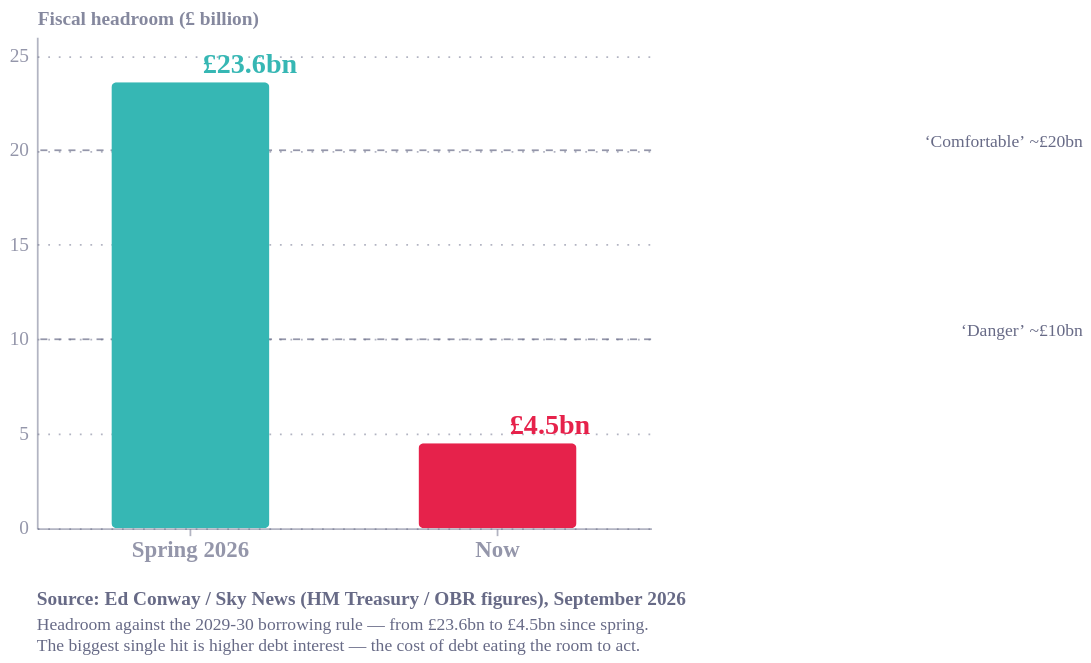

Vega-Lite specification for this chart:
### Vega-Lite specification from a JSON file in a GitHub repository (floating-point values rounded to 4 significant figures)
{"config": {"font": "Circular Std", "text": {"color": "#676A86", "align": "left", "baseline": "middle", "dx": 7, "dy": 0, "fontSize": 11}, "view": {"stroke": "transparent", "continuousWidth": 400, "continuousHeight": 300, "discreteWidth": 400, "discreteHeight": 300, "fill": "transparent"}, "range": {"category": ["#36B7B4", "#E6224B", "#F4C245", "#0063AF", "#00A767", "#179FDB", "#EB5C2E"], "diverging": ["#E6224B", "#E54753", "#C9C9C9", "#179FDB", "#122B39"], "heatmap": ["#C9C9C9", "#179FDB", "#0063AF", "#122B39"], "ordinal": ["#00A767", "#36B7B4", "#179FDB", "#0063AF", "#243B5A"]}, "bar": {"color": "#179fdb"}, "line": {"color": "#e6224b"}, "rule": {"color": "#676A86"}, "area": {"opacity": 0.3}, "point": {"filled": true, "size": 80, "color": "#e6224b", "opacity": 0.95}, "geoshape": {"stroke": "white", "strokeWidth": 0.3}, "rect": {"fill": "#d6d4d4", "opacity": 0.3}, "axis": {"labelColor": "#676A86", "labelFontSize": 11, "labelFont": "Circular Std", "labelOpacity": 0.7, "tickColor": "#676A86", "tickOpacity": 0.5, "domainColor": "#676A86", "domainOpacity": 0.5, "gridColor": "#676A86", "gridDash": [2, 2], "gridOpacity": 0.5, "title": null, "titleColor": "#676A86", "titleOpacity": 0.8, "tickSize": 4}, "axisXDiscrete": {"grid": false, "labelAngle": 0, "tickCount": 10, "tickOpacity": 0.5, "title": null}, "axisYDiscrete": {"ticks": false, "labelPadding": 5}, "axisXTemporal": {"grid": false, "ticks": true}, "axisXQuantitative": {"grid": true}, "axisYQuantitative": {"gridColor": "#676A86", "gridDash": [1, 5], "gridOpacity": 0.5, "ticks": false, "labelPadding": 5, "tickCount": 8, "titleAngle": 0, "titleAlign": "left", "titleBaseline": "bottom", "titleX": 0, "titleY": -5}, "title": {"color": "#676A86E6", "subtitleColor": "#676A86", "font": "Circular Std", "subtitleFont": "Circular Std", "anchor": "start", "fontSize": 14, "subtitleFontSize": 12, "subtitlePadding": 4, "offset": 0, "frame": "group"}, "legend": {"titleColor": "#122b39", "title": null, "labelColor": "#122b39", "labelFontSize": 11}, "background": "white"}, "layer": [{"mark": {"type": "rule", "color": "#676A86", "opacity": 0.7, "strokeDash": [4, 4], "strokeWidth": 1}, "encoding": {"y": {"field": "y", "type": "quantitative"}}}, {"mark": {"type": "text", "align": "right", "color": "#676A86", "dx": -4, "dy": -5, "fontSize": 10}, "encoding": {"text": {"field": "label", "type": "nominal"}, "x": {"value": 600}, "y": {"field": "y", "type": "quantitative"}}}, {"data": {"name": "data-cc8862eada4b5bcdef05e53f5360a430"}, "mark": {"type": "bar", "cornerRadius": 3, "size": 90}, "encoding": {"color": {"field": "hi", "legend": null, "scale": {"domain": [true, false], "range": ["#E6224B", "#36B7B4"]}, "type": "nominal"}, "x": {"axis": {"labelFontSize": 13, "labelFontWeight": "bold"}, "field": "when", "sort": ["Spring 2026", "Now"], "title": null, "type": "nominal"}, "y": {"field": "headroom", "scale": {"domain": [0, 26]}, "title": "Fiscal headroom (£ billion)", "type": "quantitative"}}}, {"data": {"name": "data-cc8862eada4b5bcdef05e53f5360a430"}, "mark": {"type": "text", "dy": -10, "fontSize": 16, "fontWeight": "bold"}, "encoding": {"color": {"field": "hi", "legend": null, "scale": {"domain": [true, false], "range": ["#E6224B", "#36B7B4"]}, "type": "nominal"}, "text": {"field": "lab", "type": "nominal"}, "x": {"field": "when", "sort": ["Spring 2026", "Now"], "type": "nominal"}, "y": {"field": "headroom", "type": "quantitative"}}}], "data": {"name": "data-9466b0fbdc926caea5545be6da1905e9"}, "height": 280, "title": {"text": "Source: Ed Conway / Sky News (HM Treasury / OBR figures), September 2026", "anchor": "start", "color": "#676A86", "dy": 12, "fontSize": 11, "orient": "bottom", "subtitle": ["Headroom against the 2029-30 borrowing rule — from £23.6bn to £4.5bn since spring.", "The biggest single hit is higher debt interest — the cost of debt eating the room to act."], "subtitleColor": "#676A86", "subtitleFontSize": 10}, "width": 350, "$schema": "https://vega.github.io/schema/vega-lite/v6.4.1.json", "datasets": {"data-9466b0fbdc926caea5545be6da1905e9": [{"label": "‘Comfortable’ ~£20bn", "y": 20}, {"label": "‘Danger’ ~£10bn", "y": 10}], "data-cc8862eada4b5bcdef05e53f5360a430": [{"when": "Spring 2026", "headroom": 23.6, "lab": "£23.6bn", "hi": false}, {"when": "Now", "headroom": 4.5, "lab": "£4.5bn", "hi": true}]}}
